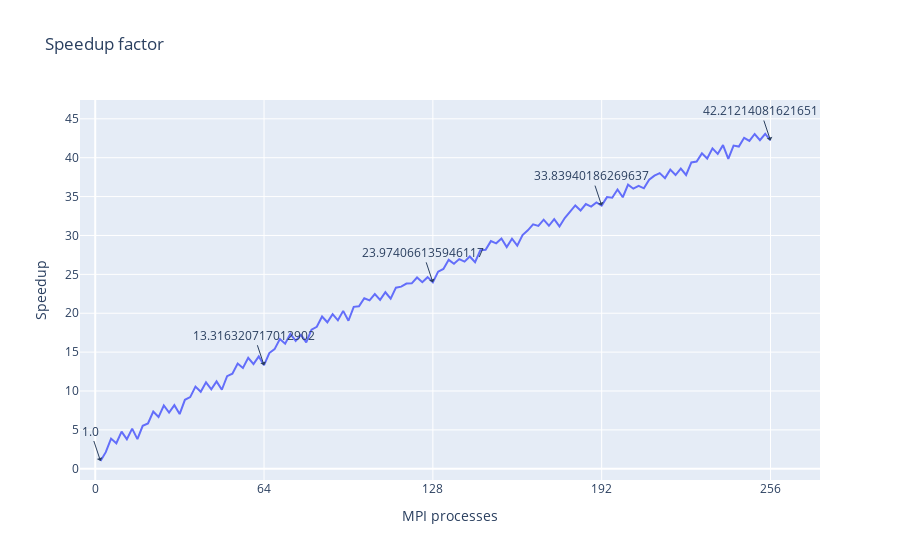

The notebook cell saved with this chart:
### Code cell
# Plot the execution time 

fig = px.line(df, x='MPI processes', y='Speedup', title="Speedup factor")
total_processes = df['MPI processes'].max()
quarter_points = [int(total_processes / 4) * i for i in range(5)]  # [0, 1/4, 2/4, 3/4, 1]

# Set the x-axis tick marks and labels
fig.update_xaxes(
    tickvals=quarter_points,
    ticktext=[f'{int(p)}' for p in quarter_points]  # You can customize the format of the labels
)

# Annotate the quarter points with y-axis labels
for x in quarter_points:
    # Find the nearest MPI processes value to the quarter point
    nearest_idx = np.abs(df['MPI processes'] - x).idxmin()
    nearest_mpi_processes = df.loc[nearest_idx, 'MPI processes']
    nearest_real_time = df.loc[nearest_idx, 'Speedup']
    fig.add_annotation(x=nearest_mpi_processes, y=nearest_real_time, text=str(nearest_real_time), showarrow=True, arrowhead=1)

# Show the plot
fig.show()

### Figure 1 — Plotly figure (JSON) as saved in the notebook; plotly's stock layout.template omitted (floating-point values rounded to 4 significant figures)
{"data": [{"hovertemplate": "MPI processes=%{x}<br>Speedup=%{y}<extra></extra>", "legendgroup": "", "line": {"color": "#636efa", "dash": "solid"}, "marker": {"symbol": "circle"}, "mode": "lines", "name": "", "orientation": "v", "showlegend": false, "type": "scatter", "x": [2, 4, 6, 8, 10, 12, 14, 16, 18, 20, 22, 24, 26, 28, 30, 32, 34, 36, 38, 40, 42, 44, 46, 48, 50, 52, 54, 56, 58, 60, 62, 64, 66, 68, 70, 72, 74, 76, 78, 80, 82, 84, 86, 88, 90, 92, 94, 96, 98, 100, 102, 104, 106, 108, 110, 112, 114, 116, 118, 120, 122, 124, 126, 128, 130, 132, 134, 136, 138, 140, 142, 144, 146, 148, 150, 152, 154, 156, 158, 160, 162, 164, 166, 168, 170, 172, 174, 176, 178, 180, 182, 184, 186, 188, 190, 192, 194, 196, 198, 200, 202, 204, 206, 208, 210, 212, 214, 216, 218, 220, 222, 224, 226, 228, 230, 232, 234, 236, 238, 240, 242, 244, 246, 248, 250, 252, 254, 256], "xaxis": "x", "y": [1, 2.135, 3.883, 3.278, 4.782, 3.802, 5.169, 3.819, 5.524, 5.835, 7.352, 6.651, 8.139, 7.232, 8.18, 7.037, 8.872, 9.219, 10.57, 9.896, 11.11, 10.22, 11.23, 10.16, 11.91, 12.22, 13.54, 12.96, 14.26, 13.46, 14.45, 13.32, 14.89, 15.39, 16.68, 16.08, 17.35, 16.45, 17.21, 16.26, 17.89, 18.26, 19.57, 18.84, 19.88, 19.09, 20.3, 19.03, 20.82, 20.89, 21.93, 21.65, 22.46, 21.72, 22.7, 21.86, 23.29, 23.42, 23.81, 23.85, 24.6, 23.99, 24.64, 23.97, 25.35, 25.7, 26.87, 26.36, 26.96, 26.63, 27.3, 26.57, 28.09, 28.15, 29.27, 28.99, 29.61, 28.51, 29.58, 28.7, 30.05, 30.66, 31.43, 31.24, 32.03, 31.25, 32.11, 31.16, 32.24, 33.12, 33.86, 33.22, 34.03, 33.71, 34.25, 33.84, 34.93, 34.86, 35.91, 34.91, 36.54, 36.02, 36.38, 36.07, 37.17, 37.68, 38.02, 37.37, 38.46, 37.77, 38.6, 37.78, 39.39, 39.51, 40.56, 39.9, 41.2, 40.48, 41.62, 39.86, 41.56, 41.43, 42.56, 42.15, 43.05, 42.24, 43.06, 42.21], "yaxis": "y"}], "layout": {"annotations": [{"arrowhead": 1, "showarrow": true, "text": "1.0", "x": 2, "y": 1}, {"arrowhead": 1, "showarrow": true, "text": "13.316320717012902", "x": 64, "y": 13.32}, {"arrowhead": 1, "showarrow": true, "text": "23.974066135946117", "x": 128, "y": 23.97}, {"arrowhead": 1, "showarrow": true, "text": "33.83940186269637", "x": 192, "y": 33.84}, {"arrowhead": 1, "showarrow": true, "text": "42.21214081621651", "x": 256, "y": 42.21}], "legend": {"tracegroupgap": 0}, "title": {"text": "Speedup factor"}, "xaxis": {"anchor": "y", "domain": [0, 1], "ticktext": ["0", "64", "128", "192", "256"], "tickvals": [0, 64, 128, 192, 256], "title": {"text": "MPI processes"}}, "yaxis": {"anchor": "x", "domain": [0, 1], "title": {"text": "Speedup"}}}}
